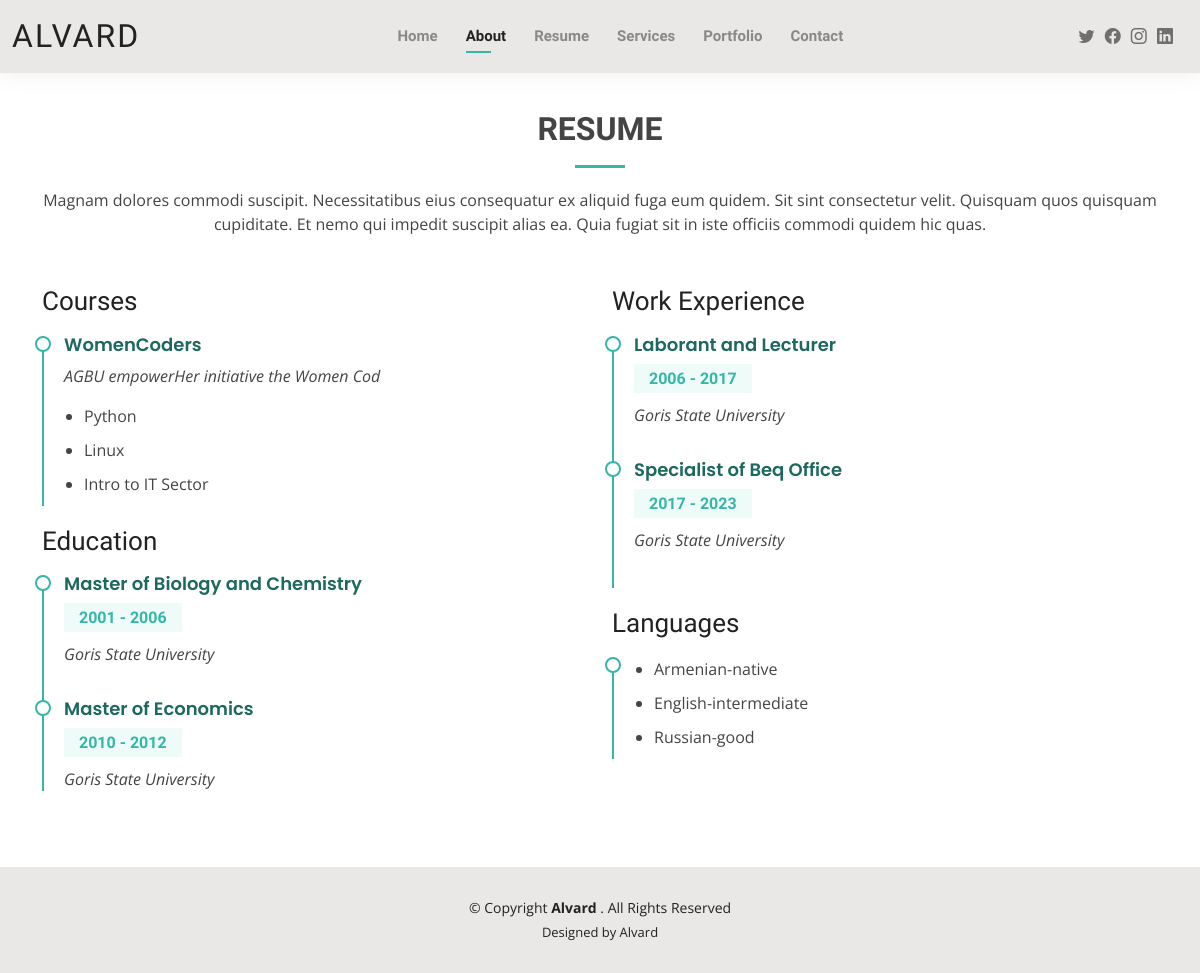
/resume, run on the app's committed database.
### resume/models.py (models this page shows, shortened)
class Courses(models.Model):
    program = models.TextField(max_length =40)
    program_name = models.TextField(max_length =40)
    cours_name = models.TextField(max_length =40)
    user = models.ForeignKey(User, on_delete=models.CASCADE)

class Education(models.Model):
    university_name = models.TextField()
    start_date = models.IntegerField(
        validators=[MaxValueValidator(2023), MinValueValidator(1990)])
    end_date = models.IntegerField(
        validators=[MaxValueValidator(2023), MinValueValidator(1990)])
    grade = models.TextField(max_length=30, blank=True, null=True)
    created_on = models.DateTimeField(auto_now=True)
    user = models.ForeignKey(User, on_delete=models.CASCADE)

class Experience(models.Model):
    position_name = models.TextField(max_length=30, blank=True, null=True)
    start_date = models.IntegerField(
        validators=[MaxValueValidator(2023), MinValueValidator(1900)])
    end_date = models.IntegerField(
        validators=[MaxValueValidator(2023), MinValueValidator(1900)])
    company_name = models.TextField(max_length=70)
    created_on = models.DateTimeField(auto_now=True)
    user = models.ForeignKey(User, on_delete=models.CASCADE)

class Language(models.Model):
    name = models.CharField(max_length=20)
    level = models.CharField(max_length=20)
    created_on = models.DateTimeField(auto_now=True)
    user = models.ForeignKey(User, on_delete=models.CASCADE)

### resume/views.py (the view)
# urls.py: path('', include('resume.urls')),
def resume(request):
    education = Education.objects.filter(user__username = "admin")
    experience = Experience.objects.filter(user__username = "admin")
    language = Language.objects.filter(user__username = "admin")
    courses = Courses.objects.filter(user__username = "admin")
    personal_info = PersonalInfo.objects.get(user__username = "admin")
    data1 = {
        "courses": courses,
        "education": education,
        "experience": experience,
        "language": language,
        "personal_info": personal_info,
    }
    return render(request, 'resume.html', data1)

### resume/templates/resume.html
{% extends "base.html" %} {% load static %} {% block bodycontent %}
  <main id="main">
    <section id="resume" class="resume">
      <div class="container" data-aos="fade-up">
        <div class="section-title">
          <h2>Resume</h2>
          <p>Magnam dolores commodi suscipit. Necessitatibus eius consequatur ex aliquid fuga eum quidem. Sit sint
            consectetur velit. Quisquam quos quisquam cupiditate. Et nemo qui impedit suscipit alias ea. Quia fugiat sit
            in iste officiis commodi quidem hic quas.</p>
        </div>
        <div class="row">
          <div class="col-lg-6">
            <h3 class="resume-title">Courses</h3>
            <div class="resume-item pb-0">
              <h4>{{courses.0.program}}</h4>
              <p><em>{{courses.0.program_name}}</em></p>
              <p>
              <ul>
                <li>{{courses.0.cours_name}}</li>
                <li>{{courses.1.cours_name}}</li>
                <li>{{courses.2.cours_name}}</li>
              </ul>
              </p>
            </div>
            <h3 class="resume-title">Education</h3>
            {% for i in education %}
            <div class="resume-item">
              <h4>{{i.grade}} </h4>
              <h5>{{i.start_date}} - {{i.end_date}}</h5>
              <p><em>{{i.university_name}}</em></p>
            </div>
            {% endfor %}
          </div>
          <div class="col-lg-6">
            <h3 class="resume-title">Work Experience</h3>
            {% for i in experience %}
            <div class="resume-item">
              <h4>{{i.position_name}}</h4>
              <h5>{{i.start_date}} - {{i.end_date}}</h5>
              <p><em>{{i.company_name}}</em></p>
            </div>
            {% endfor %}
            <div class="col-lg-6">
              <h3 class="resume-title">Languages</h3>
              <div class="resume-item pb-0">
                <p>
                <ul>
                  {% for i in language%}
                  <li>{{i.name}}-{{i.level}}</li>
                  {% endfor %}
                </ul>
                </p>
              </div>
            </div>
          </div>
        </div>
    </section>
  </main>
  {% endblock %}

### resume/templates/base.html (shortened to what this page needs)
{% load static %}
<!DOCTYPE html>
<html lang="en">
<head>
	<link href="{% static 'assets/vendor/aos/aos.css' %}" rel="stylesheet">
	<link href="{% static 'assets/vendor/bootstrap/css/bootstrap.min.css' %}" rel="stylesheet">
	<link href="{% static 'assets/vendor/bootstrap-icons/bootstrap-icons.css' %}" rel="stylesheet">
	<link href="{% static 'assets/vendor/boxicons/css/boxicons.min.css' %}" rel="stylesheet">
	<link href="{% static 'assets/vendor/glightbox/css/glightbox.min.css' %}" rel="stylesheet">
	<link href="{% static 'assets/vendor/swiper/swiper-bundle.min.css' %}" rel="stylesheet">
	<link href="{% static 'assets/css/style.css' %}" rel="stylesheet">
</head>
<body>
	{% block bodycontent %} {% endblock %}
	<header id="header" class="fixed-top">
		<div class="container-fluid d-flex justify-content-between align-items-center">
		  <h1 class="logo me-auto me-lg-0"><a href="home">Alvard</a></h1>
		  <nav id="navbar" class="navbar order-last order-lg-0">
			<ul>
			  <li><a href="{% url 'resume:home' %}">Home</a></li>
			  <li><a class="active" href="{% url 'resume:about' %}">About</a></li>
			  <li><a href="{% url 'resume:resume' %}">Resume</a></li>
			  <li><a href="{% url 'resume:services' %}">Services</a></li>
			  <li><a href="{% url 'resume:portfolio' %}">Portfolio</a></li>
			  <li><a href="{% url 'resume:contact' %}">Contact</a></li>
			</ul>
		  </nav>
		  <div class="header-social-links">
			<a href="https://twitter.com" target ="_blank" class="twitter"><i class="bi bi-twitter"></i></a>
			<a href="https://www.facebook.com/allvardt" target ="_blank" class="facebook"><i class="bi bi-facebook"></i></a>
			<a href="https://instagram.com" target ="_blank" class="instagram"><i class="bi bi-instagram"></i></a>
			<a href="https://linkedin.com" target ="_blank" class="linkedin"><i class="bi bi-linkedin"></i></i></a>
		  </div>
		</div>
	  </header>
  <footer id="footer" >
    <div class="container">
      <div class="copyright">
        &copy; Copyright <strong><span>Alvard </span></strong>. All Rights Reserved
      </div>
      <div class="credits">
        Designed by Alvard
      </div>
    </div>
  </footer>
</body>
</html>

### resume/static/assets/css/style.css (style rules this page uses)
body { font-family: "Open Sans", sans-serif; color: #444444; }
a { color: #34b7a7; text-decoration: none; }
h1, h2, h3, h4, h5, h6 { font-family: "Raleway", sans-serif; }
#main { margin-top: 50px; }
#header { background: #e9e8e6; box-shadow: 0px 0px 25px 0 rgba(0, 0, 0, 0.08); z-index: 997; padding: 15px 0; }
#header .logo { font-size: 32px; margin: 0; padding: 0; line-height: 1; font-weight: 400; letter-spacing: 2px; text-transform: uppercase; }
#header .logo a { color: #222222; }
.header-social-links { padding-right: 15px; }
.header-social-links a { color: #6f6f6f; padding-left: 6px; display: inline-block; line-height: 0px; transition: 0.3s; font-size: 16px; }
.navbar { padding: 0; }
.navbar ul { margin: 0; padding: 0; display: flex; list-style: none; align-items: center; }
.navbar li { position: relative; padding: 10px 0 10px 28px; }
.navbar a, .navbar a:focus { display: flex; align-items: center; justify-content: space-between; font-family: "Raleway", sans-serif; font-size: 15px; font-weight: 600; color: #888888; white-space: nowrap; transition: 0.3s; position: relative; }
.navbar>ul>li>a:before { content: ""; position: absolute; width: 0; height: 2px; bottom: -5px; left: 0; background-color: #34b7a7; visibility: hidden; width: 0px; transition: all 0.3s ease-in-out 0s; }
.navbar a:hover:before, .navbar li:hover>a:before, .navbar .active:before { visibility: visible; width: 25px; }
.navbar a:hover, .navbar .active, .navbar .active:focus, .navbar li:hover>a { color: #222222; }
section { padding: 60px 0; }
.section-title { text-align: center; padding-bottom: 30px; }
.section-title h2 { font-size: 32px; font-weight: bold; text-transform: uppercase; margin-bottom: 20px; padding-bottom: 20px; position: relative; }
.section-title h2::after { content: ""; position: absolute; display: block; width: 50px; height: 3px; background: #34b7a7; bottom: 0; left: calc(50% - 25px); }
.section-title p { margin-bottom: 0; }
.resume .resume-title { font-size: 26px; font-weight: 400; margin-top: 20px; margin-bottom: 20px; color: #222222; }
.resume .resume-item { padding: 0 0 20px 20px; margin-top: -2px; border-left: 2px solid #34b7a7; position: relative; }
.resume .resume-item h4 { line-height: 18px; font-size: 18px; font-weight: 600; font-family: "Poppins", sans-serif; color: #1d685f; margin-bottom: 10px; }
.resume .resume-item h5 { font-size: 16px; background: #effbf9; padding: 5px 15px; display: inline-block; font-weight: 600; margin-bottom: 10px; color: #34b7a7; }
.resume .resume-item ul { padding-left: 20px; }
.resume .resume-item ul li { padding-bottom: 10px; }
.resume .resume-item:last-child { padding-bottom: 0; }
.resume .resume-item::before { content: ""; position: absolute; width: 16px; height: 16px; border-radius: 50px; left: -9px; top: 0; background: #fff; border: 2px solid #34b7a7; }
#footer { background: #e9e8e6; padding: 30px 0; color: #222222; font-size: 14px; text-align: center; width: 100%; }
#footer .credits { padding-top: 5px; font-size: 13px; }

### data on the page
Courses: program "WomenCoders", program_name "AGBU empowerHer initiative the Women Cod", cours_name "Python"
Courses: cours_name "Linux"
Courses: cours_name "Intro to IT Sector"
Education: grade "Master of Biology and Chemistry", start_date "2001", end_date "2006", university_name "Goris State University"
Education: grade "Master of Economics", start_date "2010", end_date "2012", university_name "Goris State University"
Experience: position_name "Laborant and Lecturer", start_date "2006", end_date "2017", company_name "Goris State University"
Experience: position_name "Specialist of Beq Office", start_date "2017", end_date "2023", company_name "Goris State University"
Language: name "Armenian", level "native"
Language: name "English", level "intermediate"
Language: name "Russian", level "good"
